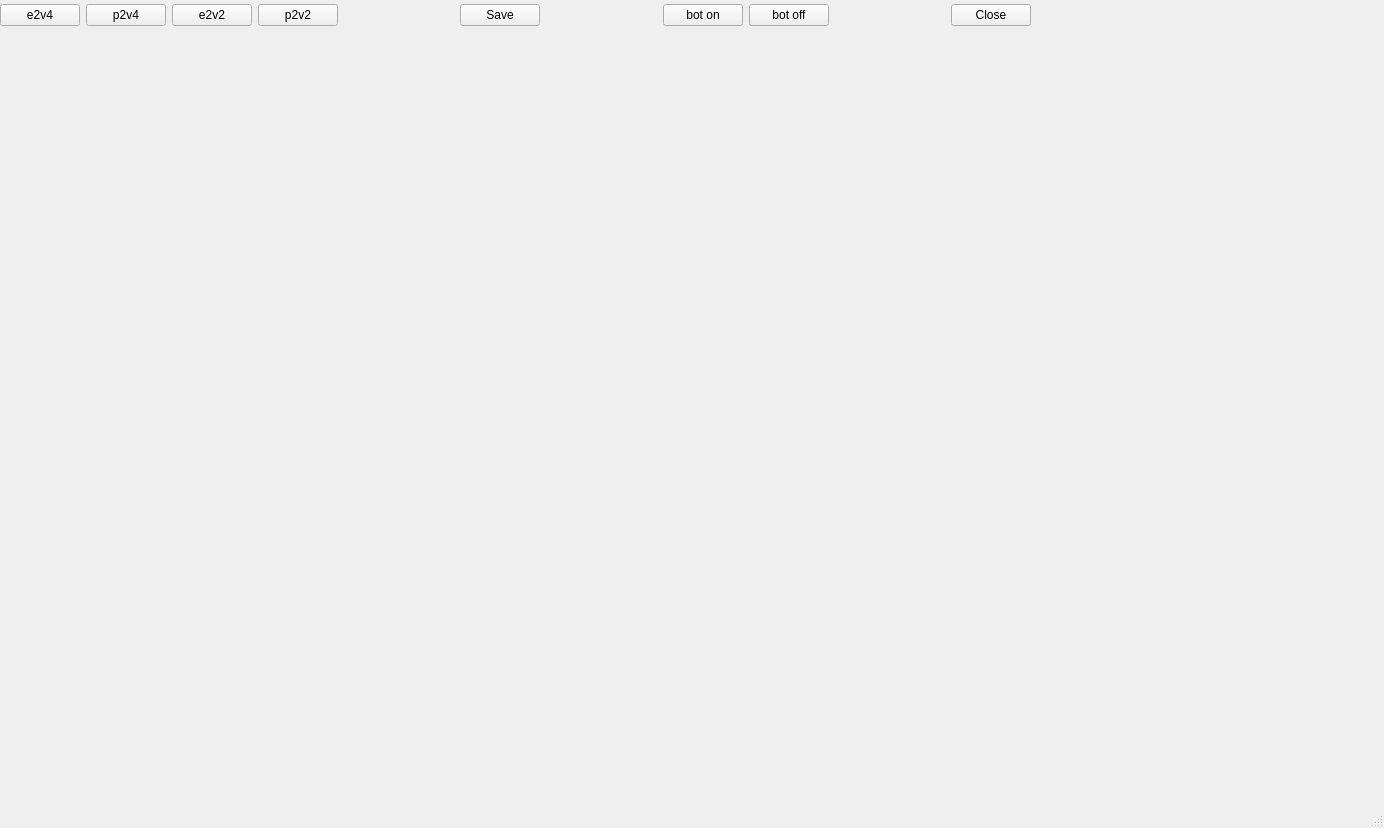
<?xml version="1.0" encoding="UTF-8"?>
<ui version="4.0">
 <class>MainWindow</class>
 <widget class="QMainWindow" name="MainWindow">
  <property name="geometry">
   <rect>
    <x>0</x>
    <y>0</y>
    <width>1384</width>
    <height>828</height>
   </rect>
  </property>
  <property name="windowTitle">
   <string>MainWindow</string>
  </property>
  <widget class="QWidget" name="centralwidget">
   <widget class="QWidget" name="gridLayoutWidget">
    <property name="geometry">
     <rect>
      <x>0</x>
      <y>0</y>
      <width>1031</width>
      <height>31</height>
     </rect>
    </property>
    <layout class="QGridLayout" name="gridLayout">
     <item row="0" column="15">
      <spacer name="horizontalSpacer_4">
       <property name="orientation">
        <enum>Qt::Horizontal</enum>
       </property>
       <property name="sizeHint" stdset="0">
        <size>
         <width>40</width>
         <height>20</height>
        </size>
       </property>
      </spacer>
     </item>
     <item row="0" column="5">
      <widget class="QPushButton" name="btn_sel_e2v2">
       <property name="text">
        <string>e2v2</string>
       </property>
      </widget>
     </item>
     <item row="0" column="12">
      <widget class="QPushButton" name="btn_bot_on">
       <property name="text">
        <string>bot on</string>
       </property>
      </widget>
     </item>
     <item row="0" column="4">
      <widget class="QPushButton" name="btn_sel_p2v4">
       <property name="text">
        <string>p2v4</string>
       </property>
      </widget>
     </item>
     <item row="0" column="6">
      <widget class="QPushButton" name="btn_sel_p2v2">
       <property name="text">
        <string>p2v2</string>
       </property>
      </widget>
     </item>
     <item row="0" column="11">
      <spacer name="horizontalSpacer_5">
       <property name="orientation">
        <enum>Qt::Horizontal</enum>
       </property>
       <property name="sizeHint" stdset="0">
        <size>
         <width>40</width>
         <height>20</height>
        </size>
       </property>
      </spacer>
     </item>
     <item row="0" column="10">
      <widget class="QPushButton" name="btn_save">
       <property name="text">
        <string>Save</string>
       </property>
      </widget>
     </item>
     <item row="0" column="3">
      <widget class="QPushButton" name="btn_sel_e2v4">
       <property name="text">
        <string>e2v4</string>
       </property>
      </widget>
     </item>
     <item row="0" column="13">
      <widget class="QPushButton" name="btn_bot_off">
       <property name="text">
        <string>bot off</string>
       </property>
      </widget>
     </item>
     <item row="0" column="7">
      <spacer name="horizontalSpacer_3">
       <property name="orientation">
        <enum>Qt::Horizontal</enum>
       </property>
       <property name="sizeHint" stdset="0">
        <size>
         <width>40</width>
         <height>20</height>
        </size>
       </property>
      </spacer>
     </item>
     <item row="0" column="16">
      <widget class="QPushButton" name="btn_close">
       <property name="text">
        <string>Close</string>
       </property>
      </widget>
     </item>
    </layout>
   </widget>
   <widget class="QWidget" name="verticalLayoutWidget">
    <property name="geometry">
     <rect>
      <x>0</x>
      <y>30</y>
      <width>1121</width>
      <height>751</height>
     </rect>
    </property>
    <layout class="QVBoxLayout" name="verticalLayout">
     <item>
      <widget class="QWidget" name="plot_coor" native="true">
       <property name="styleSheet">
        <string notr="true">white</string>
       </property>
      </widget>
     </item>
    </layout>
   </widget>
   <widget class="QWidget" name="widget" native="true">
    <property name="geometry">
     <rect>
      <x>1130</x>
      <y>30</y>
      <width>241</width>
      <height>421</height>
     </rect>
    </property>
   </widget>
  </widget>
  <widget class="QMenuBar" name="menubar">
   <property name="geometry">
    <rect>
     <x>0</x>
     <y>0</y>
     <width>1384</width>
     <height>22</height>
    </rect>
   </property>
  </widget>
  <widget class="QStatusBar" name="statusbar"/>
 </widget>
 <resources/>
 <connections/>
</ui>
